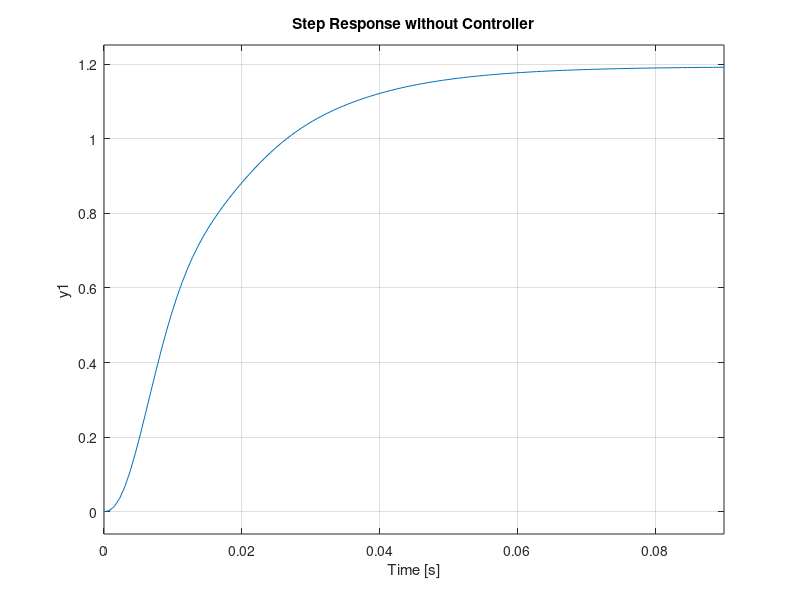
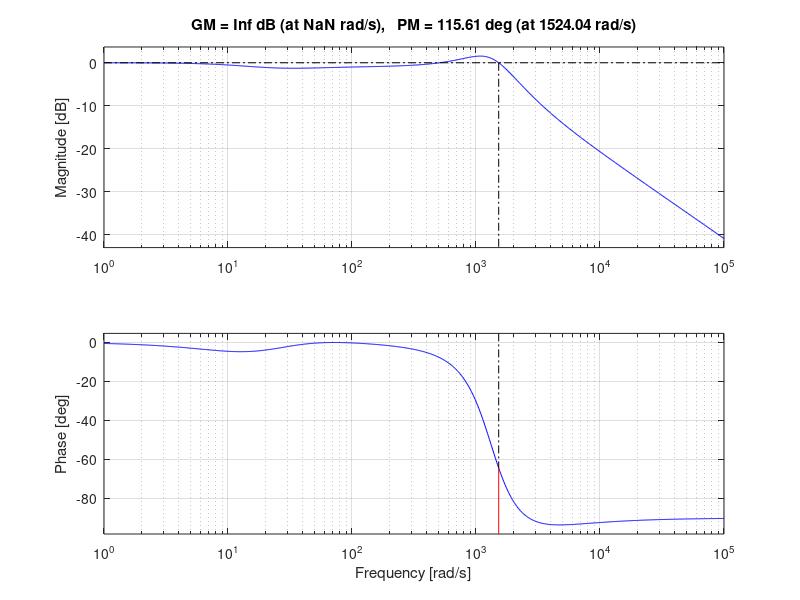
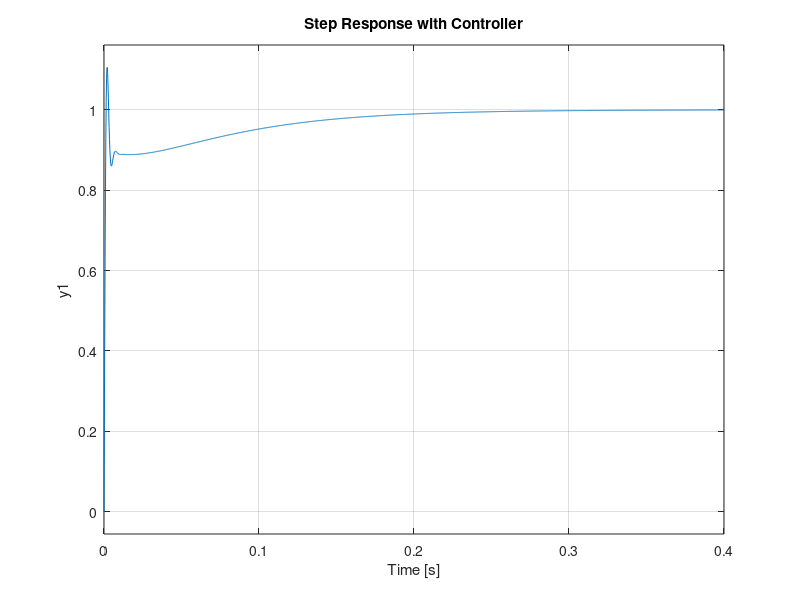

Write the MATLAB code that produced these figures, in order.
% Transfer function relating the armature current and the armature voltage
clear all;
J = 10.91*10^-3;    
K = 0.8379;
R = 1.36;
L = 3.6*10^-3;
s = tf('s');
M = 12.6530;
Kp = 0.3955
Ki = 702.7961
Ci = pid(Kp, Ki);
Ia =  (1/L)/(s + R/L);
current_contr = feedback(Ci*Ia, 1);
Speed_contr = feedback(current_contr*K*(1/(s*J)), K);
step(Speed_contr);
title('Step Response without Controller');
grid on;

% PI controller for the current loop control of the motor

Kp = 5.4721
Ki = 70.2297;
Kd = 0.10659;
C = pid(Kp, Ki, Kd);
sys_cl = feedback(C*Speed_contr, 1);
figure;
bode(sys_cl, logspace(0,2))
margin(sys_cl)
grid on;
figure;
step(sys_cl);
title('Step Response with Controller');
grid on;